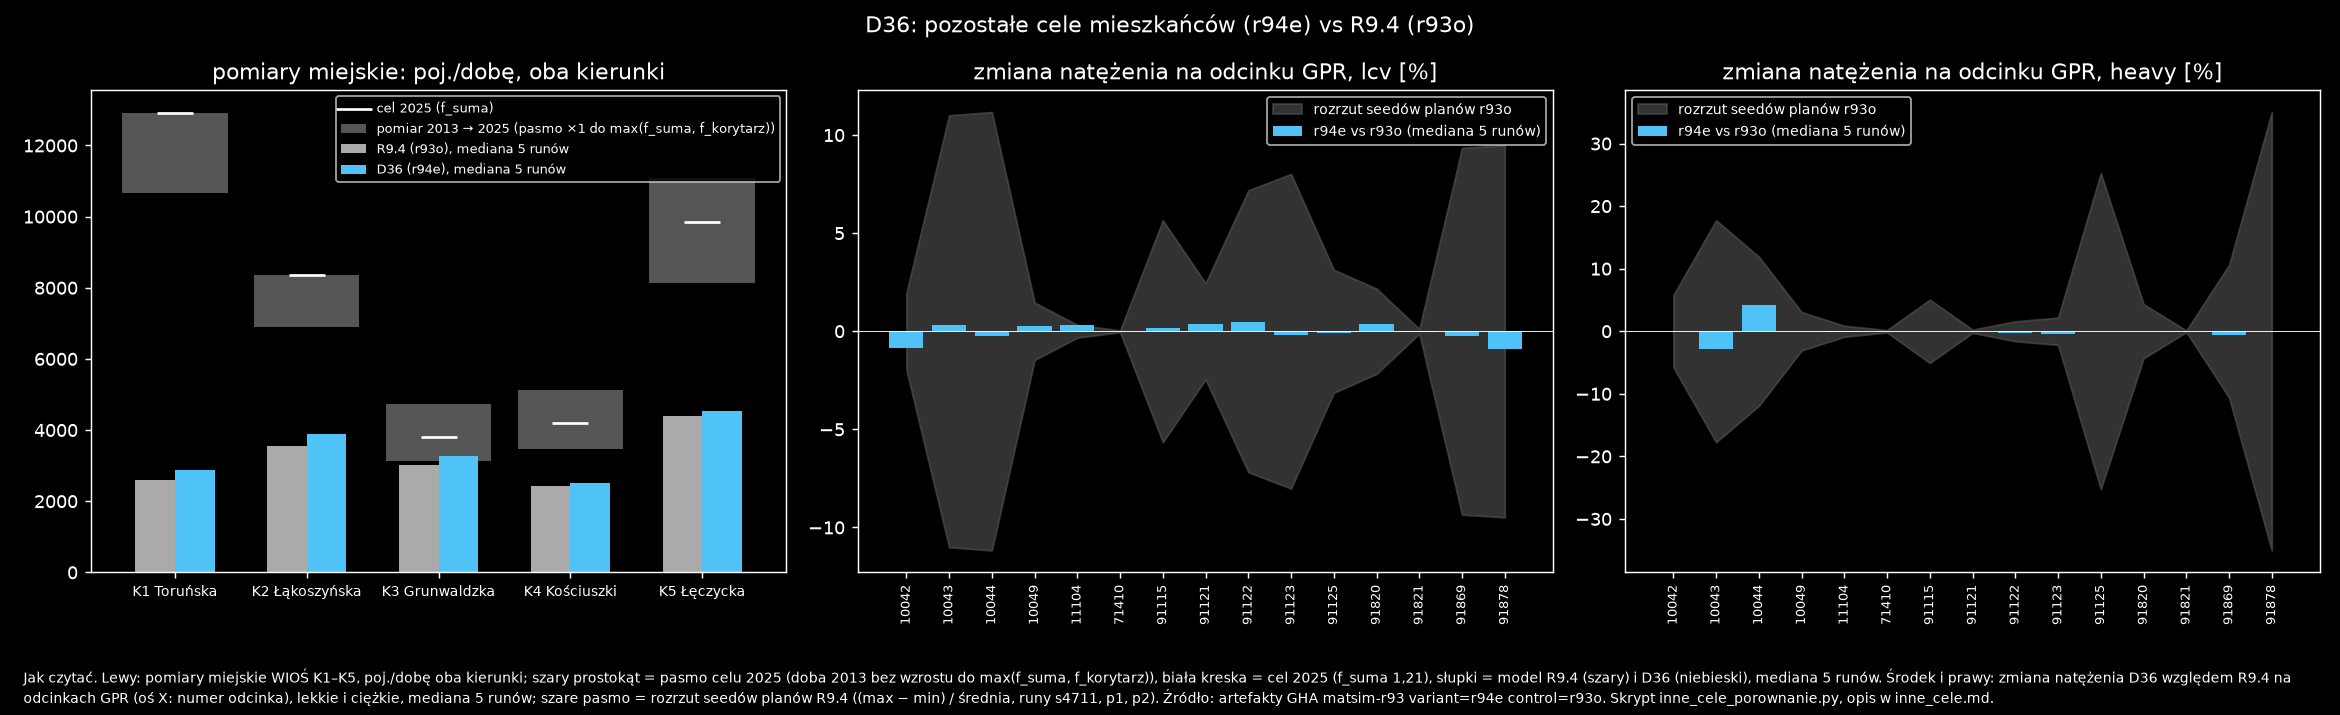

The Python source for this figure:
"""D36: pozostałe cele GUS dom–X mieszkańców (r94e, errand_other=on, tło z estymacji r94e) vs R9.4 (r93o): zawrotki, GPR, opóźnienia, czasy podróży,
osobne wyjścia wg typu celu, pomiary miejskie WIOŚ 2013 (analiza/wios2013.json z pipeline/pomiary_miejskie.py).
Wejście: artefakty GitHub Actions w output/r94e_gha/r94e-<v>-<id>/ (v = r94e, r93o; id = s4711, s1, s2, p1, p2).
Użycie: uv run python -W ignore reports/etap3/g_inne_cele/inne_cele_porownanie.py
Rozrzut referencyjny = rozrzut seedów planów kontroli r93o (runy s4711, p1, p2), (max-min)/średnia na odcinek. Na bazie lancuchy_porownanie.py (D35)."""
import io
import json
from pathlib import Path

import matplotlib
import pandas as pd
import zstandard

matplotlib.use("Agg")
import matplotlib.pyplot as plt
plt.style.use("dark_background")

V, C = "r94e", "r93o"
G = Path("output/r94e_gha"); H = Path("reports/etap3/g_inne_cele")
RUNS = ["s4711", "s1", "s2", "p1", "p2"]; PL = [0, 3, 4]
CONTROL, LOCAL = [91124, 91866], [10045, 91892, 91119]
A = lambda v, r: G / f"{V}-{v}-{r}" / "analiza"
res = {}

# --- spójność ---------------------------------------------------------------------------------------------------------
plan = {"s4711": "p0", "s1": "p0", "s2": "p0", "p1": "p1", "p2": "p2"}
chk = {}
for v in (V, C):
    chk[v] = {}
    for r in RUNS:
        stem = f"plans_g3{v}{'' if plan[r] == 'p0' else plan[r]}_25pct"
        meta = pd.read_csv(f"scenarios/kutno_r91/meta_{v}_{plan[r]}.csv")
        ne = len(pd.read_csv(f"scenarios/kutno/{stem}_errands.csv"))
        extra = sum(int(meta[c].notna().sum()) for c in ("esc_link", "stop_link") if c in meta)  # D35: każdy postój = +1 noga car
        exp = 2 * len(meta) + extra + 2 * ne + len(pd.read_csv(f"scenarios/kutno/{stem}_tlo.csv")) + len(pd.read_csv(f"scenarios/kutno/{stem}_ciezkie.csv"))
        ce = json.load(open(A(v, r) / "check_events.json")); q = json.load(open(A(v, r) / "queues.json"))
        chk[v][r] = dict(nogi_car=ce["departures_by_mode"]["car"], oczekiwane=exp, stuck=ce["stuck"], przepelnione_gt2x=q.get("overfilled_links_gt2x"))
res["spojnosc"] = chk

# --- zawrotki -----------------------------------------------------------------------------------------------------------
zw = {v: [json.load(open(A(v, r) / "zawrotki.json")) for r in RUNS] for v in (V, C)}  # liczone na runnerze (zdarzeń nie ma w artefaktach)
med = lambda xs: sorted(xs)[len(xs) // 2]
res["zawrotki"] = {v: {"razem_mediana": {k: med([z["razem"][k] for z in zw[v]]) for k in ("start_pct", "end_pct", "any_pct", "mid_pct", "extra_pct", "extra_veh_h", "mean_extra_s_on_uturn_trips")},
                       "wg_rodzaju_mediana": {kd: {k: round(med([z["wg_rodzaju"][kd][k] for z in zw[v]]), 2) for k in ("start_pct", "end_pct", "extra_pct_of_time")}
                                              for kd in zw[v][0]["wg_rodzaju"]},
                       "pracujacy_tam_vs_z_powrotem": zw[v][0]["pracujacy_tam_vs_z_powrotem"]} for v in zw}


# --- GPR -------------------------------------------------------------------------------------------------------------------
def sec(base, cls):
    return pd.concat([pd.read_csv(base(r) / f"gpr_{cls}.csv").groupby("nr").agg(m=("model_dir", "sum")).m for r in RUNS], axis=1)


gp = {}
for cls in ("lcv", "heavy"):
    s91, s9 = sec(lambda r: A(V, r), cls), sec(lambda r: A(C, r), cls)
    gpr = pd.read_csv(A(C, "s4711") / f"gpr_{cls}.csv").groupby("nr").gpr_light_dir.sum()
    fit = ~gpr.index.isin(CONTROL + LOCAL)
    mp = s9.iloc[:, PL]; spread = (mp.max(axis=1) - mp.min(axis=1)) / mp.mean(axis=1)
    ch = s91.median(axis=1) / s9.median(axis=1) - 1
    m91 = s91.median(axis=1)
    res["gpr_" + cls] = {"w_15proc_" + V: int(((m91 / gpr - 1).abs()[fit] <= .15).sum()), "w_15proc_" + C: int(((s9.median(axis=1) / gpr - 1).abs()[fit] <= .15).sum()), "n_fit": int(fit.sum()),
                         "poza_15proc_" + V + "_proc": {int(k): round(float((m91[k] / gpr[k] - 1) * 100), 1) for k in gpr.index[fit] if abs(m91[k] / gpr[k] - 1) > .15},
                         "mediana_abs_zmiany_proc": round(float(ch.abs()[fit].median() * 100), 2), "maks_abs_zmiany_proc": round(float(ch.abs()[fit].max() * 100), 2),
                         "odcinki_ponad_rozrzut": int((ch.abs() > spread)[fit].sum()), "sekcje_ponad_rozrzut_proc": {int(k): round(float(ch[k] * 100), 1) for k in ch.index[(ch.abs() > spread) & fit]},
                         "mediana_rozrzutu_planow_proc": round(float(spread.median() * 100), 1),
                         "kontrolne_lokalne_" + V + "_proc_GPR": {int(k): round(float(m91[k] / gpr[k] * 100), 0) for k in CONTROL + LOCAL}}
    gp[cls] = dict(ch=ch, spread=spread, fit=fit)

# --- opóźnienia ------------------------------------------------------------------------------------------------------------------
dl = lambda v, r: json.load(open(A(v, r) / "delay.json"))["total_delay_veh_h"]
d91 = [dl(V, r) for r in RUNS]; d9 = [dl(C, r) for r in RUNS]
cause = lambda v: {c: round(med([json.load(open(A(v, r) / "queues.json"))["delay_share_by_cause"][c] for r in RUNS]), 3) for c in ("capacity", "node", "spillback")}
res["opoznienia_veh_h_proby"] = {V: d91, C: d9, "mediana_" + V: med(d91), "mediana_" + C: med(d9), "rozrzut_planow_" + C: round(max(d9[i] for i in PL) - min(d9[i] for i in PL), 1),
                                 "przyczyny_" + V: cause(V), "przyczyny_" + C: cause(C)}


# --- czasy podróży dom -> praca mieszkańców -----------------------------------------------------------------------------------------
def trips(v, kinds=("r", "o", "c"), acts=None):
    rows = []
    for r in RUNS:
        z = zstandard.ZstdDecompressor().stream_reader(open(G / f"{V}-{v}-{r}" / "output_trips.csv.zst", "rb")).read()
        t = pd.read_csv(io.BytesIO(z), sep=";", usecols=["person", "trav_time", "traveled_distance", "main_mode", "start_activity_type", "end_activity_type"])
        t = t[(t.main_mode == "car") & t.person.str[0].isin(list(kinds))]
        if acts:  # podróże do lub z aktywności danego typu
            t = t[t.start_activity_type.isin(acts) | t.end_activity_type.isin(acts)]
        sec_ = pd.to_timedelta(t.trav_time).dt.total_seconds()
        rows.append(dict(n=len(t), czas_min=float(sec_.mean() / 60), dystans_km=float(t.traveled_distance.mean() / 1000)))
    return pd.DataFrame(rows, index=RUNS)


t91, t9 = trips(V), trips(C)
res["podroze_pracujacych_car"] = {V: t91.mean().round(2).to_dict(), C: t9.mean().round(2).to_dict(),
                                  "rozrzut_planow_" + C + "_czas_min": round(float(t9.czas_min.iloc[PL].max() - t9.czas_min.iloc[PL].min()), 2)}
res["podroze_wyjscia_wg_celu_car"] = {v: {a: trips(v, ("e",), [a]).mean().round(2).to_dict() for a in ("shop", "service", "visit", "leisure", "health", "escort")}
                                     for v in (V, C)}

# --- pomiary miejskie WIOŚ 2013 (cel 2025 = doba 2013 × f_suma) ------------------------------------------------------------
ww = {v: pd.concat([pd.DataFrame(json.load(open(A(v, r) / "wios2013.json", encoding="utf-8"))["punkty"]).set_index("pkt").model_razem for r in RUNS], axis=1)
      for v in (V, C)}
w0 = pd.DataFrame(json.load(open(A(C, "s4711") / "wios2013.json", encoding="utf-8"))["punkty"]).set_index("pkt")
res["pomiary_miejskie"] = {"cel_2025": w0.cel_2025.round(0).to_dict(), "cel_2025_korytarz": w0.cel_2025_korytarz.round(0).to_dict(),
                           **{f"model_{v}_mediana": ww[v].median(axis=1).round(0).to_dict() for v in ww},
                           **{f"proc_celu_{v}": (100 * ww[v].median(axis=1) / w0.cel_2025).round(1).to_dict() for v in ww},
                           **{f"suma_proc_celu_{v}": round(float(100 * ww[v].median(axis=1).sum() / w0.cel_2025.sum()), 1) for v in ww},
                           "zmiana_proc": (100 * (ww[V].median(axis=1) / ww[C].median(axis=1) - 1)).round(1).to_dict(),
                           "rozrzut_planow_proc": (100 * (ww[C].iloc[:, PL].max(axis=1) - ww[C].iloc[:, PL].min(axis=1))
                                                   / ww[C].iloc[:, PL].mean(axis=1)).round(1).to_dict()}
json.dump(res, open(H / "inne_cele_porownanie.json", "w", encoding="utf-8"), indent=1, ensure_ascii=False)
print(json.dumps(res, indent=1, ensure_ascii=False))

fig, ax = plt.subplots(1, 3, figsize=(18, 5.5))
pm = res["pomiary_miejskie"]; pts = list(pm["cel_2025"]); x = range(len(pts))
lo = [w0.doba_2013[p] for p in pts]; hi = [max(pm["cel_2025"][p], pm["cel_2025_korytarz"][p]) for p in pts]
ax[0].bar(x, [h - l for l, h in zip(lo, hi)], .8, bottom=lo, color="#555", label="pomiar 2013 → 2025 (pasmo ×1 do max(f_suma, f_korytarz))")
ax[0].scatter(x, [pm["cel_2025"][p] for p in pts], color="w", marker="_", s=400, label="cel 2025 (f_suma)")
for i, (v, col) in enumerate(((C, "#aaa"), (V, "#4fc3f7"))):
    ax[0].bar([k + (i - .5) * .3 for k in x], [pm[f"model_{v}_mediana"][p] for p in pts], .3, color=col,
              label={C: "R9.4 (r93o)", V: "D36 (r94e)"}[v] + ", mediana 5 runów")
ax[0].set_xticks(list(x)); ax[0].set_xticklabels([f"{p} {w0.ulica[p].split()[-1]}" for p in pts], fontsize=8)
ax[0].set_title("pomiary miejskie: poj./dobę, oba kierunki"); ax[0].legend(fontsize=7)
for a_, cls in zip(ax[1:], ("lcv", "heavy")):
    g = gp[cls]; x = list(range(int(g["fit"].sum()))); ch, sp = g["ch"][g["fit"]] * 100, g["spread"][g["fit"]] * 100
    a_.fill_between(x, -sp.to_numpy(), sp.to_numpy(), color="#555", alpha=.6, label="rozrzut seedów planów " + C)
    a_.bar(x, ch.to_numpy(), color="#4fc3f7", label=f"{V} vs {C} (mediana 5 runów)")
    a_.set_xticks(x); a_.set_xticklabels([str(i) for i in ch.index], rotation=90, fontsize=7); a_.axhline(0, color="w", lw=.5)
    a_.set_title(f"zmiana natężenia na odcinku GPR, {cls} [%]"); a_.legend(fontsize=8)
fig.suptitle("D36: pozostałe cele mieszkańców (r94e) vs R9.4 (r93o)")
fig.text(.01, .01, "Jak czytać. Lewy: pomiary miejskie WIOŚ K1–K5, poj./dobę oba kierunki; szary prostokąt = pasmo celu 2025 (doba 2013 bez wzrostu do max(f_suma, f_korytarz)), "
         "biała kreska = cel 2025 (f_suma 1,21), słupki = model R9.4 (szary) i D36 (niebieski), mediana 5 runów.
"
         "Środek i prawy: zmiana natężenia D36 względem R9.4 na odcinkach GPR (oś X: numer odcinka), lekkie i ciężkie, mediana 5 runów; szare pasmo = rozrzut seedów planów R9.4 "
         "((max − min) / średnia, runy s4711, p1, p2). Źródło: artefakty GHA matsim-r93 variant=r94e control=r93o. Skrypt inne_cele_porownanie.py, opis w inne_cele.md.",
         fontsize=8, va="bottom", wrap=True)
fig.tight_layout(rect=(0, .1, 1, 1)); fig.savefig(H / "inne_cele_porownanie.png", dpi=130)
